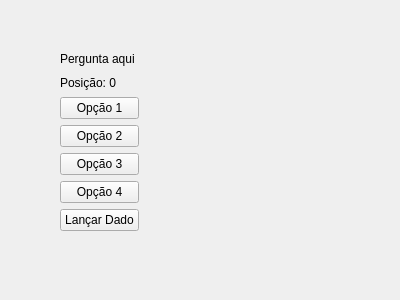
<?xml version="1.0" encoding="UTF-8"?>
<ui version="4.0">
 <class>Form</class>
 <widget class="QWidget" name="Form">
  <property name="geometry">
   <rect>
    <x>0</x>
    <y>0</y>
    <width>400</width>
    <height>300</height>
   </rect>
  </property>
  <property name="windowTitle">
   <string>Jogo Velocidade Furiosa</string>
  </property>
  <widget class="QWidget" name="">
   <property name="geometry">
    <rect>
     <x>60</x>
     <y>50</y>
     <width>79</width>
     <height>181</height>
    </rect>
   </property>
   <layout class="QVBoxLayout" name="verticalLayout_2">
    <item>
     <widget class="QSplitter" name="splitter">
      <property name="orientation">
       <enum>Qt::Vertical</enum>
      </property>
      <widget class="QWidget" name="">
       <layout class="QVBoxLayout" name="verticalLayout">
        <item>
         <widget class="QLabel" name="questioLable">
          <property name="text">
           <string>Pergunta aqui</string>
          </property>
         </widget>
        </item>
        <item>
         <widget class="QLabel" name="labelplayerPositionsLabel">
          <property name="text">
           <string>Posição: 0</string>
          </property>
         </widget>
        </item>
        <item>
         <widget class="QPushButton" name="optionAButton">
          <property name="text">
           <string>Opção 1</string>
          </property>
         </widget>
        </item>
        <item>
         <widget class="QPushButton" name="optionBButton">
          <property name="text">
           <string>Opção 2</string>
          </property>
         </widget>
        </item>
        <item>
         <widget class="QPushButton" name="optionCButton">
          <property name="text">
           <string>Opção 3</string>
          </property>
         </widget>
        </item>
        <item>
         <widget class="QPushButton" name="optionDButton">
          <property name="text">
           <string>Opção 4</string>
          </property>
         </widget>
        </item>
       </layout>
      </widget>
     </widget>
    </item>
    <item>
     <widget class="QPushButton" name="rollDiceButton">
      <property name="text">
       <string>Lançar Dado</string>
      </property>
     </widget>
    </item>
   </layout>
  </widget>
 </widget>
 <resources/>
 <connections/>
</ui>
